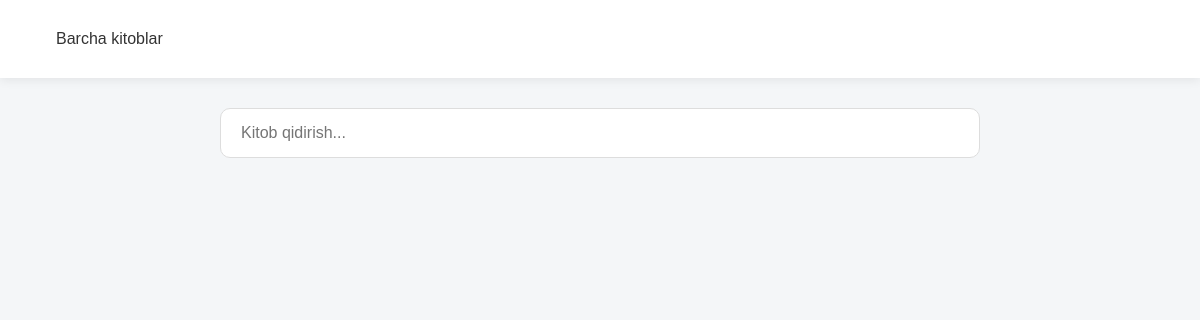
The app's page /, older data.
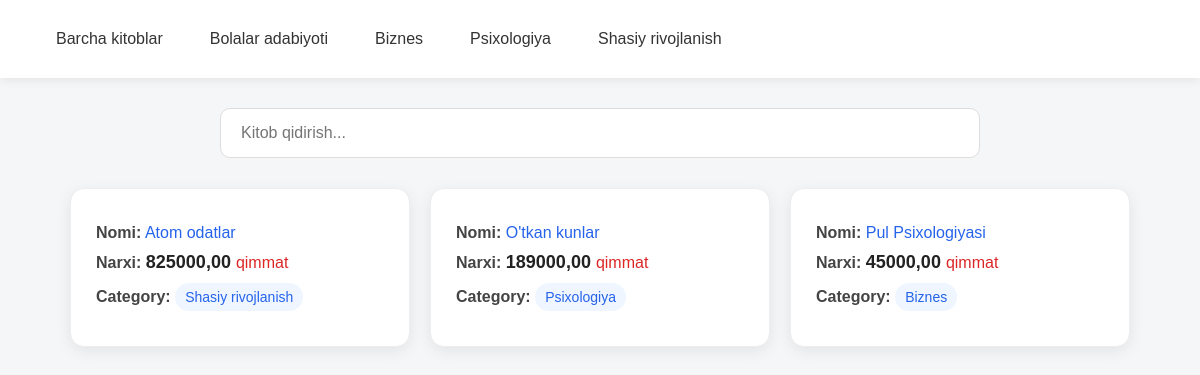
The same page, newer data.
### main/models.py (models this page shows, shortened)
class Category(models.Model):
    name = models.CharField(max_length=255, unique=True)

class Book(models.Model):
    title = models.CharField(max_length=255)
    introduction = models.TextField(null=True, blank=True)
    price = models.DecimalField(max_digits=10, decimal_places=2)
    image = models.ImageField(upload_to="images/", null=True, blank=True)
    created = models.DateTimeField(auto_now_add=True)
    updated = models.DateTimeField(auto_now=True)
    published = models.BooleanField(default=True)
    category = models.ForeignKey(Category, on_delete=models.CASCADE)

### main/views.py (the view)
# urls.py: path('', index, name='home'),
def index(request):
    books = Book.objects.filter(published=True)
    categories = Category.objects.all()
    context = {
        'books': books,
        'categories': categories
    }
    return render(request, 'main/index.html', context)

### main/templates/main/index.html (shortened to what this page needs)
{% load static %}
<!DOCTYPE html>
<html lang="uz">
<head>
    <link rel="stylesheet" href="{% static 'css/style.css' %}">
</head>
<body>
<nav class="navbar">
    <a href="#"
       class="category-link active"
       data-category="all">
        Barcha kitoblar
    </a>
    {% for category in categories %}
    <a href="{% url 'books_by_category' category.pk %}">
        {{ category.name }}
    </a>
    {% endfor %}
</nav>
<div class="search-box">
    <input
            type="text"
            id="searchInput"
            placeholder="Kitob qidirish..."
    >
</div>
<div class="books-container">
    {% for book in books %}
    <div
            class="book-card"
            data-category="{{ book.category.name }}"
    >
        <ul class="book-info">
            <li class="book-title">
                <b>Nomi:</b>
                <a href="{% url 'detail' book.id %}">
                    {{ book.title }}
                </a>
            </li>
            <li>
                <b>Narxi:</b>
                <span class="price">
                        {{ book.price }}
                    </span>
                {% if book.price >= 10 %}
                <span class="expensive">
                            qimmat
                        </span>
                {% else %}
                <span class="cheap">
                            arzon
                        </span>
                {% endif %}
            </li>
            <li>
                <b>Category:</b>
                <span class="category">
                        {{ book.category.name }}
                    </span>
            </li>
        </ul>
    </div>
    {% endfor %}
</div>
</body>
</html>

Row changes from the older to the newer data that the page shows:
added Category: name "Bolalar adabiyoti"
added Category: name "Biznes"
added Category: name "Psixologiya"
added Category: name "Shasiy rivojlanish"
added Book: title "Atom odatlar", price "825000,00", shows "qimmat", category.name "Shasiy rivojlanish"
added Book: title "O'tkan kunlar", price "189000,00", shows "qimmat", category.name "Psixologiya"
added Book: title "Pul Psixologiyasi", price "45000,00", shows "qimmat", category.name "Biznes"
